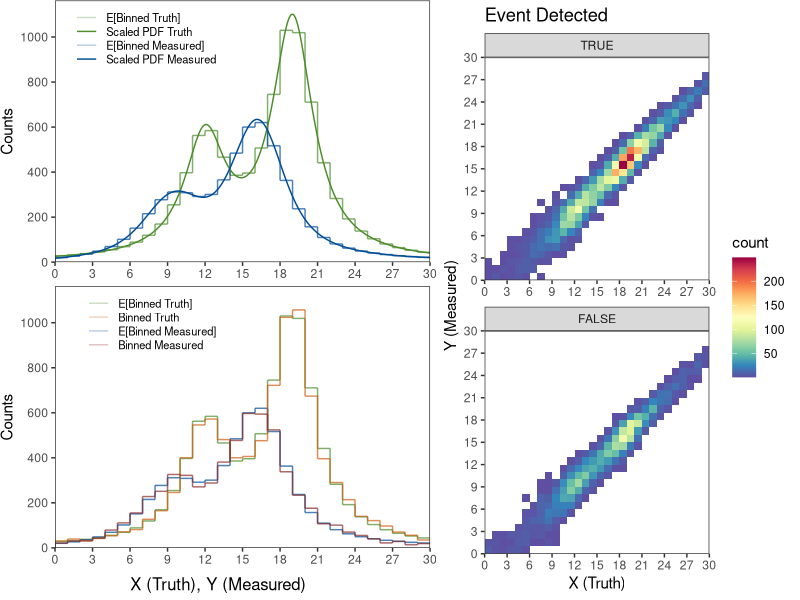

Write R code to recreate this figure. (Note: this script raises an error after producing the figure.)
## ---- chunk 1
library(tidyverse)
library(gridExtra)
library(grid)
library(gridtext)
library(knitr)
library(RColorBrewer)
library(gtools)
## ---- chunk 2
# Assume 100000 events
nsim <- 10000

# Two possible types of processes with different means but equal variances
loc1 <- 12
loc2 <- 19
sc <- 2

# Event 1 is 1/3 as likely to occur as event 2
p <- 1/3

x1 <- rcauchy(nsim, location = loc1, scale = sc)
x2 <- rcauchy(nsim, location = loc2, scale = sc)
z <- rbernoulli(nsim, p)
x <- z*x1 + (1-z)*x2
# Efficiency
xdetected <- rbinom(length(x),1,(1-exp(-abs(x)/80))^(1/4)) == 1

# Add Smearing
#ermu <- -3
ermu <- -2*(log(abs(x)+1))^(1/3)
#ersd <- 1
ersd <- 2*exp(-abs(x)/30)
y <- x + rnorm(nsim, mean = ermu, sd = ersd)
#y <- y[y>0 & y<30]


# Binned representation
xymin <- 0
xymax <- 30
xyaxisstep <- 3

sims <- tibble("Truth" = x,
               "Measured" = y,
               "Detected" = xdetected)

step_hist_notfolded <- hist(x[which(x > xymin & x < xymax)], 
                            breaks = seq(xymin,xymax,1), plot = F)
step_hist_folded <- hist(y[which(y > xymin & y < xymax & xdetected == TRUE)], 
                         breaks = seq(xymin,xymax,1), plot = F)

fmax <- 1.075*max(c(step_hist_folded$density,step_hist_notfolded$density))
fmax_count <- 1.1*max(c(step_hist_folded$count,step_hist_notfolded$count))

step_hist <- 
  tibble(binLow = c(step_hist_folded$breaks[-length(step_hist_folded$breaks)],
                    step_hist_notfolded$breaks[-length(step_hist_notfolded$breaks)]),
         binHigh = c(step_hist_folded$breaks[-1],step_hist_notfolded$breaks[-1]),
         CountsL = c(c(0,step_hist_folded$counts[-length(step_hist_folded$counts)]),
                     c(0,step_hist_notfolded$counts[-length(step_hist_notfolded$counts)])),
         Counts = c(step_hist_folded$counts,step_hist_notfolded$counts),
         DensityL = c(c(0,step_hist_folded$density[-length(step_hist_folded$density)]),
                      c(0,step_hist_notfolded$density[-length(step_hist_notfolded$density)])),
         Density = c(step_hist_folded$density,step_hist_notfolded$density),
         Treatment = c(rep("folded", length(step_hist_folded$density)),
                       rep("not folded", length(step_hist_notfolded$density))))


# Continuous representation
X <- seq(xymin,xymax,0.01)
nx <- length(X)

fx = (1/3)*dcauchy(X, location=loc1, scale=sc) + 
     (2/3)*dcauchy(X, location=loc2, scale=sc)

fx_data <- tibble(X = X, Density = fx)
# fy_data content calculated in fyEstimate.nb
fy_data <- read.csv("fyEstimate.csv")

#xbins <- nsim*apply(matrix(fx_data$Density[-nx],
#                           ncol=100,byrow=T)[,-1],
#                    MARGIN = 1, FUN = mean)
#ybins <- nsim*apply(matrix(fy_data$Density[-length(fy_data$Density)],
#                           ncol=10,byrow=T)[,-1],
#                    MARGIN = 1, FUN = mean)

exp_hist <- read.csv("histExpected.csv")
exp_hist[,3:4] <- nsim*exp_hist[,3:4]
  #tibble(binLow = c(seq(xymin,xymax,1)[-xymax],seq(xymin,xymax,1)[-xymax]),
   #      binHigh = c(seq(xymin,xymax,1)[-1],seq(xymin,xymax,1)[-1]),
    #     CountsL = c(c(0,xbins[-xymax]),c(0,ybins[-xymax])),
     #    Counts = c(xbins,ybins),
      #   Treatment = c(rep("not folded",xymax),rep("folded",xymax)))
## ---- chunk 3
# Plotting
comp1 <- ggplot(data = step_hist) + 
  theme_bw() +
  geom_segment(data = filter(exp_hist, Treatment == "not folded"),
               mapping = aes(x = binLow,
                             y = Counts,
                          xend = binHigh,
                          yend = Counts,
                         color = "E[Binned Truth]",
                      linetype = "E[Binned Truth]")) +
  geom_segment(data = filter(exp_hist, Treatment == "not folded"),
               mapping = aes(x = binLow,
                             y = CountsL,
                          xend = binLow,
                          yend = Counts,
                         color = "E[Binned Truth]",
                      linetype = "E[Binned Truth]")) +
  geom_segment(data = filter(exp_hist, Treatment == "folded"),
               mapping = aes(x = binLow,
                             y = Counts,
                          xend = binHigh,
                          yend = Counts,
                         color = "E[Binned Measured]",
                      linetype = "E[Binned Measured]")) +
  geom_segment(data = filter(exp_hist, Treatment == "folded"),
               mapping = aes(x = binLow,
                             y = CountsL,
                          xend = binLow,
                          yend = Counts,
                         color = "E[Binned Measured]",
                      linetype = "E[Binned Measured]")) +
  geom_line(data = fx_data,
            mapping = aes(x = X, 
                          y = nsim*Density,
                      color = "Scaled PDF Truth",
                   linetype = "Scaled PDF Truth")) +
  geom_line(data = fy_data,
            mapping = aes(x = Y, 
                          y = nsim*Density,
                      color = "Scaled PDF Measured",
                   linetype = "Scaled PDF Measured")) +
  scale_x_continuous(breaks = seq(xymin,xymax,xyaxisstep), 
                     limits = c(xymin,xymax), 
                     expand = c(0,0)) +
  scale_y_continuous("Counts",
                     limits = c(0,fmax_count), expand = c(0,0),
                     breaks = seq(0,ceiling(fmax_count),
                                  floor(fmax_count/1000)*200)) +
  scale_color_manual(name = NA,
                     labels = c("E[Binned Truth]",
                                "Scaled PDF Truth",
                                "E[Binned Measured]",
                                "Scaled PDF Measured"),
                     breaks = c("E[Binned Truth]",
                                "Scaled PDF Truth",
                                "E[Binned Measured]",
                                "Scaled PDF Measured"),
                     values = c("E[Binned Truth]" = alpha("#4C8C2B",0.7),
                                "Scaled PDF Truth" = alpha("#4C8C2B",1),
                                "E[Binned Measured]" = alpha("#004C97",0.7),
                                "Scaled PDF Measured" = alpha("#004C97",1))) +
  scale_linetype_manual(name = NA,
                        labels = c("E[Binned Truth]",
                                   "Scaled PDF Truth",
                                   "E[Binned Measured]",
                                   "Scaled PDF Measured"),
                        breaks = c("E[Binned Truth]",
                                   "Scaled PDF Truth",
                                   "E[Binned Measured]",
                                   "Scaled PDF Measured"),
                        values = c("E[Binned Truth]" = "solid",
                                   "Scaled PDF Truth" = "solid",
                                   "E[Binned Measured]" = "solid",
                                   "Scaled PDF Measured" = "solid")) +
  theme(panel.grid.major = element_blank(), 
        panel.grid.minor = element_blank(), 
        plot.margin = margin(0.01, 0.16, 0.12, 0.01, "cm"),
        legend.text = element_text(size = 8),
        legend.title = element_blank(),
        legend.position = c(.45, 0.99),
        legend.justification = c("right", "top"),
        legend.box.just = "left",
        legend.key.height = unit(10,"points"),
        axis.title.x = element_blank()) +
  guides(color = guide_legend(override.aes = list(alpha = c(0.15,1,0.15,1))))

comp2 <- ggplot(data = step_hist) + 
  theme_bw() +
  geom_segment(data = filter(exp_hist, Treatment == "not folded"),
               mapping = aes(x = binLow,
                             y = Counts,
                          xend = binHigh,
                          yend = Counts,
                         color = "E[Binned Truth]")) +
  geom_segment(data = filter(exp_hist, Treatment == "not folded"),
               mapping = aes(x = binLow,
                             y = CountsL,
                          xend = binLow,
                          yend = Counts,
                         color = "E[Binned Truth]")) +
  geom_segment(data = filter(exp_hist, Treatment == "folded"),
               mapping = aes(x = binLow,
                             y = Counts,
                          xend = binHigh,
                          yend = Counts,
                         color = "E[Binned Measured]")) +
  geom_segment(data = filter(exp_hist, Treatment == "folded"),
               mapping = aes(x = binLow,
                             y = CountsL,
                          xend = binLow,
                          yend = Counts,
                         color = "E[Binned Measured]")) +
  geom_segment(data = filter(step_hist, Treatment == "not folded"),
               mapping = aes(x = binLow,
                             y = Counts,
                          xend = binHigh,
                          yend = Counts,
                         color = "Binned Truth")) +
  geom_segment(data = filter(step_hist, Treatment == "not folded"),
               mapping = aes(x = binLow,
                             y = CountsL,
                          xend = binLow,
                          yend = Counts,
                         color = "Binned Truth")) +
  geom_segment(data = filter(step_hist, Treatment == "folded"),
               mapping = aes(x = binLow,
                             y = Counts,
                          xend = binHigh,
                          yend = Counts,
                         color = "Binned Measured")) +
  geom_segment(data = filter(step_hist, Treatment == "folded"),
               mapping = aes(x = binLow,
                             y = CountsL,
                          xend = binLow,
                          yend = Counts,
                         color = "Binned Measured")) +
  scale_x_continuous(breaks = seq(xymin,xymax,xyaxisstep), 
                     limits = c(xymin,xymax), 
                     expand = c(0,0)) +
  scale_y_continuous("Counts",
                     limits = c(0,fmax_count), expand = c(0,0),
                     breaks = seq(0,ceiling(fmax_count),
                                  floor(fmax_count/1000)*200)) +
  scale_color_manual(name = NA,
                     breaks = c("E[Binned Truth]",
                                "Binned Truth",
                                "E[Binned Measured]",
                                "Binned Measured"),
                     values = c("E[Binned Truth]" = alpha("#4C8C2B",0.7),
                                "Binned Truth" = alpha("#CB6015",0.7),
                                "E[Binned Measured]" = alpha("#004C97",0.7),
                                "Binned Measured" = alpha("#8A2A2B",0.7))) +
  theme(panel.grid.major = element_blank(),
        panel.grid.minor = element_blank(), 
        plot.margin = margin(0.01, 0.16, 0.12, 0.01, "cm"),
        legend.text = element_text(size = 8),
        legend.title = element_blank(),
        legend.position = c(.45, 0.99),
        legend.justification = c("right", "top"),
        legend.box.just = "left",
        legend.key.height = unit(10,"points"),
        axis.title.x = element_blank()) +
  guides(color = guide_legend(override.aes = list(alpha = 0.15)))

rf <- colorRampPalette(rev(brewer.pal(11,'Spectral')))
r <- rf(32)

migration <- sims %>%
  mutate(across(Detected, factor, levels = c("TRUE","FALSE"))) %>%
  filter(Truth <= 30 & Truth >= 0 &
           Measured <= 30 & Measured >= 0) %>%
  ggplot() +
    scale_x_continuous(breaks = seq(xymin,xymax,xyaxisstep),
                       limits = c(xymin,xymax), 
                       expand = c(0,0)) +
    scale_y_continuous(breaks = seq(xymin,xymax,xyaxisstep), 
                       limits = c(xymin,xymax), 
                       expand = c(0,0)) +
    theme_bw() + theme(panel.grid.major = element_blank(), 
                       panel.grid.minor = element_blank()) +
    scale_fill_gradientn(colours = r) +
    stat_bin2d(mapping = aes(x = Truth, 
                             y = Measured), 
               breaks = list(x = seq(0,30,1),
                             y = seq(0,30,1))) +
    labs(x = "X (Truth)", y = "Y (Measured)",
         title = "Event Detected") +
    facet_wrap(Detected~., nrow = 2, scales = "free")

grid.arrange(arrangeGrob(comp1, comp2, richtext_grob("X (Truth), Y (Measured)"),
                         heights = c(10,10,1)), 
             migration, ncol = 2, widths = c(6,5))
## ---- chunk 4
# Number of "causes" and "effects"
nc <- ne <-  40

# Get migration counts from stored ggplot and create smearing matrix
smear_data <- ggplot_build(smear_m)$data[[1]]
smearing_matrix <- matrix(rep(0,nc*(ne+1)), ncol = nc)
for( i in 1:nrow(smear_data)){
  smearing_matrix[cbind(smear_data$xbin, (ne+2)-smear_data$ybin)[i,2],
                  cbind(smear_data$xbin, (ne+2)-smear_data$ybin)[i,1]] <- smear_data$value[i]
}
smearing_matrix_normcols <- smearing_matrix / 
  matrix(rep(apply(smearing_matrix, MARGIN = 2, sum),ne+1), nrow=ne+1, byrow = T)

# Get observed number of events per effect
xE1 <- smearing_matrix %*% rep(1,nc)

# Number of samples drawn from each posterior distribution
nsamp <- 10
Lamb1 <- theta1 <- invMig1 <- list(NA)
xC1 <- efficiency1 <- mu1 <- intmu1 <- matrix(rep(NA,nsamp*nc), ncol=nsamp)
for(i in 1:nsamp){
  # New smearing matrices sampled from Dirichlet posterior
  Lamb1[[i]] <- matrix(unlist(map(1:nc, ~ t(rdirichlet(1, exp(-abs(.-1:(ne+1)))+
                                                             smearing_matrix[,.])))), nrow=ne+1)
  # Efficiencies calculated for each 
  efficiency1[,i] <- apply(Lamb1[[i]][-(ne+1),], MARGIN = 2, sum)
  # Apply Bayes' theorem to get P(C|E)
  theta1[[i]] <- t(Lamb1[[i]][-(ne+1),]/(matrix(rep(apply(Lamb1[[i]][-(ne+1),],
                                                          MARGIN = 1, sum), nc), ncol=nc)))
  mu1[,i] <- map_dbl(xE1[-(ne+1)], ~ rgamma(1,1+.,1))
  intmu1[,i] <- round(mu1[,i])
  intmu1[,i][which(intmu1[,i]==0)] <- 1
  invMig1[[i]] <- matrix(unlist(map(1:ne, ~ rmultinom(n=1,size=intmu1[.,i], 
                                                     prob=theta1[[i]][,.]))),nrow=ne)
  xC1[,i] <- (apply(invMig1[[i]],MARGIN=1, sum)/
                efficiency1[,i])*(mu1[,i]/intmu1[,i])
}

step_hist$barlow <- rep(0,nc+ne)
step_hist$barhigh <- rep(0,nc+ne)

step <- filter(step_hist, Treatment == "truth")
step$Counts <- apply(xC1, MARGIN=1, mean)
step$CountsL[-1] <- apply(xC1, MARGIN=1, mean)[-nc]
step$Treatment <- "1 iteration"
step$Density <- apply(xC1, MARGIN=1, mean)/sum(apply(xC1, MARGIN=1, mean))
step$DensityL[-1] <- step$Density[-nc]
step$barlow <- apply(xC1, MARGIN=1, FUN=quantile, probs=0.025)
step$barhigh <- apply(xC1, MARGIN=1, FUN=quantile, probs=0.975)
step_hist_iter1 <- rbind(step_hist,step)

ymax_count <- 1.1*max(step_hist_iter1$Counts)

it1 <- ggplot(data = step_hist_iter1) + 
  theme_bw() +
  geom_rect(mapping = aes(xmin = binLow,
                          ymin = barlow,
                          xmax = binHigh,
                          ymax = barhigh,
                          fill = Treatment),
            alpha=0.2) +
  geom_segment(mapping = aes(x = binLow,
                             y = Counts,
                          xend = binHigh,
                          yend = Counts,
                          color = Treatment),
               alpha=0.7) +
  geom_segment(mapping = aes(x = binLow,
                             y = CountsL,
                          xend = binLow,
                          yend = Counts,
                          color = Treatment), 
               alpha=0.7) +
  scale_x_continuous(breaks = seq(-10,10,2), 
                     limits = c(-10,10), 
                     expand = c(0,0)) +
  scale_y_continuous("Counts", limits = c(0,ymax_count), expand = c(0,0),
                     breaks = seq(0,ceiling(ymax_count), ceiling(ymax_count/1000)*100)) +
  labs(x="X", y="", title="1 Iteration") +
  scale_color_manual(values=c("orange","red","blue")) +
  scale_fill_manual(values=c("orange","red","blue")) +
  theme(panel.grid.major = element_blank(), panel.grid.minor = element_blank())
## ---- chunk 5
# Get observed number of events per effect
xE2 <- xC1

# Number of samples drawn from posterior distribution
Lamb2 <- efficiency2 <- theta2 <- invMig2 <- list(NA)
xC2 <- efficiency2 <- mu2 <- intmu2 <- matrix(rep(NA,nsamp*nsamp*nc), ncol=nsamp*nsamp)
for(i in 1:nsamp){
  for(j in 1:nsamp){
    # New smearing matrices sampled from Dirichlet posterior
    Lamb2[[(i-1)*nsamp+j]] <- 
      matrix(unlist(map(1:nc, ~ t(rdirichlet(1,exp(-abs(.-1:(ne+1)))+smearing_matrix[,.]+c(invMig1[[i]][.,],0))))), 
             nrow=ne+1)
    # Efficiencies calculated for each 
    efficiency2[,(i-1)*nsamp+j] <- apply(Lamb2[[(i-1)*nsamp+j]][-(ne+1),],MARGIN=2, sum)
    # Apply Bayes' theorem to get P(C|E)
    theta2[[(i-1)*nsamp+j]] <- t((Lamb2[[(i-1)*nsamp+j]][-(ne+1),]*matrix(rep(xC1[,i], nc),byrow=T,ncol=nc))/
                                (matrix(rep(Lamb2[[(i-1)*nsamp+j]][-(ne+1),] %*% 
                                              xC1[,i], nc), ncol=nc)))
  
    mu2[,(i-1)*nsamp+j] <- map_dbl(1:ne, ~ rgamma(1,1+xE1[.]+xE2[.,j],2))
    intmu2[,(i-1)*nsamp+j] <- round(mu2[,(i-1)*nsamp+j])
    intmu2[,(i-1)*nsamp+j][which(intmu2[,(i-1)*nsamp+j]==0)] <- 1
    invMig2[[(i-1)*nsamp+j]] <- matrix(unlist(map(1:ne,~rmultinom(n=1,size=intmu2[.,(i-1)*nsamp+j], 
                                                                  prob=theta2[[(i-1)*nsamp+j]][,.]))),nrow=ne)
    xC2[,(i-1)*nsamp+j] <- (apply(invMig2[[(i-1)*nsamp+j]],MARGIN=1,sum)/efficiency2[,(i-1)*nsamp+j])*
      (mu2[,(i-1)*nsamp+j]/intmu2[,(i-1)*nsamp+j])
  }
}

step <- filter(step_hist, Treatment == "truth")
step$Counts <- apply(xC2, MARGIN=1, mean)
step$CountsL[-1] <- apply(xC2, MARGIN=1, mean)[-nc]
step$Treatment <- "2 iterations"
step$Density <- apply(xC2, MARGIN=1, mean)/sum(apply(xC2, MARGIN=1, mean))
step$DensityL[-1] <- step$Density[-nc]
step$barlow <- apply(xC2, MARGIN=1, FUN=quantile, probs=0.025)
step$barhigh <- apply(xC2, MARGIN=1, FUN=quantile, probs=0.975)
step_hist_iter2 <- rbind(step_hist,step)

ymax_count <- 1.1*max(step_hist_iter2$Counts,step_hist_iter2$barhigh)

it2 <- ggplot(data = step_hist_iter2) + 
  theme_bw() +
  geom_rect(mapping = aes(xmin = binLow,
                          ymin = barlow,
                          xmax = binHigh,
                          ymax = barhigh,
                          fill = Treatment),
            alpha=0.2) +
  geom_segment(mapping = aes(x = binLow,
                             y = Counts,
                          xend = binHigh,
                          yend = Counts,
                          color = Treatment),
               alpha=0.7) +
  geom_segment(mapping = aes(x = binLow,
                             y = CountsL,
                          xend = binLow,
                          yend = Counts,
                          color = Treatment), 
               alpha=0.7) +
  scale_x_continuous(breaks = seq(-10,10,2), 
                     limits = c(-10,10), 
                     expand = c(0,0)) +
  scale_y_continuous("Counts", limits = c(0,ymax_count), expand = c(0,0),
                     breaks = seq(0,ceiling(ymax_count), ceiling(ymax_count/1000)*100)) +
  labs(x="X", y="", title="2 Iterations") +
  scale_color_manual(values=c("orange","red","blue")) +
  scale_fill_manual(values=c("orange","red","blue")) +
  theme(panel.grid.major = element_blank(), panel.grid.minor = element_blank())
## ---- chunk 6
# Get observed number of events per effect
xE3 <- xC2

# Number of samples drawn from posterior distribution
Lamb3 <- efficiency3 <- theta3 <- invMig3 <- list(NA)
xC3 <- efficiency3 <- mu3 <- intmu3 <- matrix(rep(NA,nc*nsamp^3), ncol=nsamp^3)
for(i in 1:nsamp){
  for(j in 1:nsamp){
    for(k in 1:nsamp){
      # New smearing matrices sampled from Dirichlet posterior
      Lamb3[[(i-1)*nsamp^2+(j-1)*nsamp+k]] <- 
        matrix(unlist(map(1:nc, ~ t(rdirichlet(1,exp(-abs(.-1:(ne+1)))+smearing_matrix[,.]+
                                                 c(invMig1[[i]][.,],0)+c(invMig2[[(j-1)*nsamp+k]][.,],0))))), 
               nrow=ne+1)
      # Efficiencies calculated for each 
      efficiency3[,(i-1)*nsamp^2+(j-1)*nsamp+k] <- 
        apply(Lamb3[[(i-1)*nsamp^2+(j-1)*nsamp+k]][-(ne+1),],MARGIN=2, sum)
      # Apply Bayes' theorem to get P(C|E)
      theta3[[(i-1)*nsamp^2+(j-1)*nsamp+k]] <- 
        t((Lamb3[[(i-1)*nsamp^2+(j-1)*nsamp+k]][-(ne+1),]*
             matrix(rep(xC3[,(j-1)*nsamp+k], nc),byrow=T,ncol=nc))/
            (matrix(rep(Lamb3[[(i-1)*nsamp^2+(j-1)*nsamp+k]][-(ne+1),] %*% 
                          xC3[,(j-1)*nsamp+k], nc), ncol=nc)))
    
      mu3[,(i-1)*nsamp^2+(j-1)*nsamp+k] <- 
        map_dbl(1:ne, ~ rgamma(1,1+xE1[.]+xE2[.,k]+xE3[(j-1)*nsamp+k],3))
      intmu3[,(i-1)*nsamp^2+(j-1)*nsamp+k] <- 
        round(mu3[,(i-1)*nsamp^2+(j-1)*nsamp+k])
      intmu3[,(i-1)*nsamp^2+(j-1)*nsamp+k][which(intmu3[,(i-1)*nsamp^2+(j-1)*nsamp+k]==0)] <- 1
      invMig3[[(i-1)*nsamp^2+(j-1)*nsamp+k]] <- 
        matrix(unlist(map(1:ne,~rmultinom(n=1,size=intmu3[.,(i-1)*nsamp^2+(j-1)*nsamp+k], 
                                          prob=theta2[[(i-1)*nsamp+j]][,.]))),nrow=ne)
      xC3[,(i-1)*nsamp^2+(j-1)*nsamp+k] <- 
        (apply(invMig3[[(i-1)*nsamp^2+(j-1)*nsamp+k]],MARGIN=1,sum)/efficiency3[,(i-1)*nsamp^2+(j-1)*nsamp+k])*
        (mu3[,(i-1)*nsamp^2+(j-1)*nsamp+k]/intmu3[,(i-1)*nsamp^2+(j-1)*nsamp+k])
    }
  }
}

step <- filter(step_hist_iter1, Treatment == "truth")
step$Counts <- apply(xC3, MARGIN=1, mean)
step$CountsL[-1] <- apply(xC3, MARGIN=1, mean)[-nc]
step$Treatment <- "3 iterations"
step$Density <- apply(xC3, MARGIN=1, mean)/sum(apply(xC3, MARGIN=1, mean))
step$DensityL[-1] <- step$Density[-nc]
step$barlow <- apply(xC3, MARGIN=1, FUN=quantile, probs=0.025)
step$barhigh <- apply(xC3, MARGIN=1, FUN=quantile, probs=0.975)
step_hist_iter3 <- rbind(step_hist,step)

ymax_count <- 1.1*max(step_hist_iter3$Counts,step_hist_iter2$barhigh)

it3 <- ggplot(data = step_hist_iter3) + 
  theme_bw() +
  geom_rect(mapping = aes(xmin = binLow,
                          ymin = barlow,
                          xmax = binHigh,
                          ymax = barhigh,
                          fill = Treatment),
            alpha=0.2) +
  geom_segment(mapping = aes(x = binLow,
                             y = Counts,
                          xend = binHigh,
                          yend = Counts,
                          color = Treatment),
               alpha=0.7) +
  geom_segment(mapping = aes(x = binLow,
                             y = CountsL,
                          xend = binLow,
                          yend = Counts,
                          color = Treatment), 
               alpha=0.7) +
  scale_x_continuous(breaks = seq(-10,10,2), 
                     limits = c(-10,10), 
                     expand = c(0,0)) +
  scale_y_continuous("Counts", limits = c(0,ymax_count), expand = c(0,0),
                     breaks = seq(0,ceiling(ymax_count), ceiling(ymax_count/1000)*100)) +
  labs(x="X", y="", title="3 Iterations") +
  scale_color_manual(values=c("orange","red","blue")) +
  scale_fill_manual(values=c("orange","red","blue")) +
  theme(panel.grid.major = element_blank(), panel.grid.minor = element_blank())
